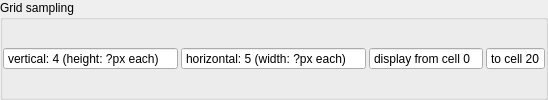
        <widget class="QGroupBox" name="groupBox_Res_GridSamplingParam">
         <property name="title">
          <string>Grid sampling</string>
         </property>
         <property name="flat">
          <bool>true</bool>
         </property>
         <layout class="QGridLayout" name="gridLayout_8">
          <property name="leftMargin">
           <number>0</number>
          </property>
          <property name="topMargin">
           <number>3</number>
          </property>
          <property name="rightMargin">
           <number>0</number>
          </property>
          <property name="bottomMargin">
           <number>3</number>
          </property>
          <property name="spacing">
           <number>3</number>
          </property>
          <item row="0" column="1">
           <widget class="QSpinBox" name="spinBox_ParamGridHorizontal">
            <property name="buttonSymbols">
             <enum>QAbstractSpinBox::NoButtons</enum>
            </property>
            <property name="suffix">
             <string> (width: ?px each)</string>
            </property>
            <property name="prefix">
             <string>horizontal: </string>
            </property>
            <property name="minimum">
             <number>1</number>
            </property>
            <property name="maximum">
             <number>999</number>
            </property>
            <property name="value">
             <number>5</number>
            </property>
           </widget>
          </item>
          <item row="0" column="0">
           <widget class="QSpinBox" name="spinBox_ParamGridVertical">
            <property name="buttonSymbols">
             <enum>QAbstractSpinBox::NoButtons</enum>
            </property>
            <property name="suffix">
             <string> (height: ?px each)</string>
            </property>
            <property name="prefix">
             <string>vertical: </string>
            </property>
            <property name="minimum">
             <number>1</number>
            </property>
            <property name="maximum">
             <number>999</number>
            </property>
            <property name="value">
             <number>4</number>
            </property>
           </widget>
          </item>
          <item row="0" column="3">
           <widget class="QSpinBox" name="spinBox_ParamGrid_CellEnd">
            <property name="sizePolicy">
             <sizepolicy hsizetype="Maximum" vsizetype="Fixed">
              <horstretch>0</horstretch>
              <verstretch>0</verstretch>
             </sizepolicy>
            </property>
            <property name="buttonSymbols">
             <enum>QAbstractSpinBox::NoButtons</enum>
            </property>
            <property name="suffix">
             <string/>
            </property>
            <property name="prefix">
             <string>to cell </string>
            </property>
            <property name="minimum">
             <number>1</number>
            </property>
            <property name="maximum">
             <number>20</number>
            </property>
            <property name="value">
             <number>20</number>
            </property>
           </widget>
          </item>
          <item row="0" column="2">
           <widget class="QSpinBox" name="spinBox_ParamGrid_CellStart">
            <property name="sizePolicy">
             <sizepolicy hsizetype="Maximum" vsizetype="Fixed">
              <horstretch>0</horstretch>
              <verstretch>0</verstretch>
             </sizepolicy>
            </property>
            <property name="buttonSymbols">
             <enum>QAbstractSpinBox::NoButtons</enum>
            </property>
            <property name="suffix">
             <string/>
            </property>
            <property name="prefix">
             <string>display from cell </string>
            </property>
            <property name="maximum">
             <number>19</number>
            </property>
           </widget>
          </item>
         </layout>
        </widget>
